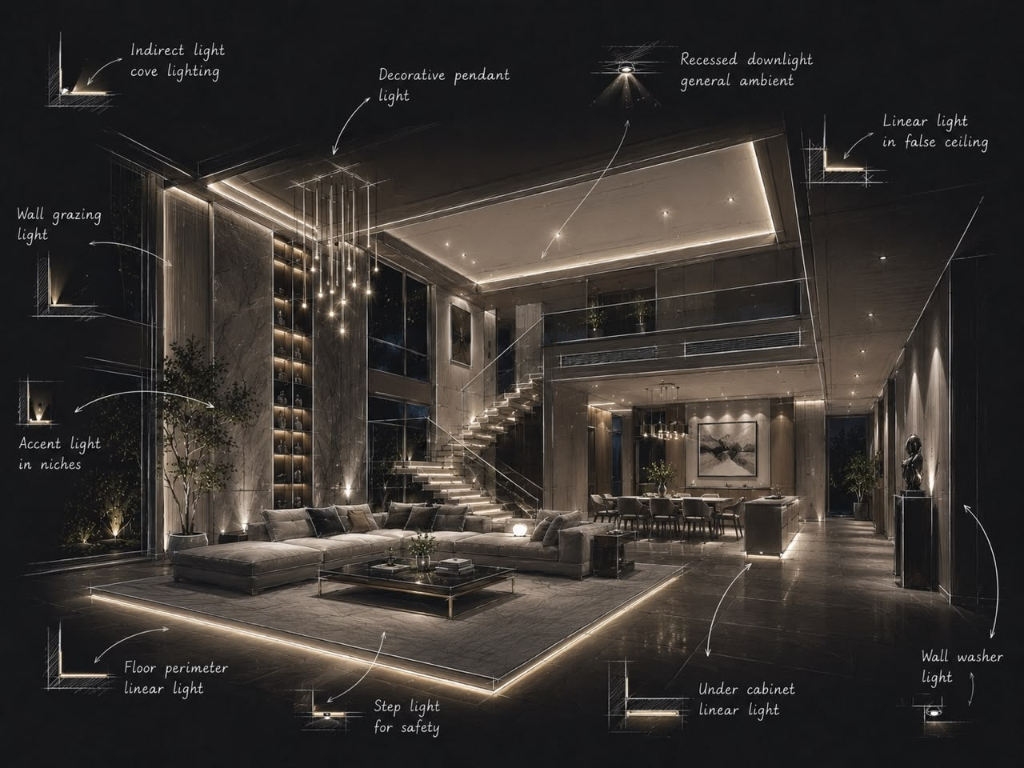
#> input picture public/about-hero-bg.jpg, 1024 x 768 px, given in place of media__1782800574487.png, which was not available
$ python make_transparent_smooth.py
#> lines starting #> are read from the running program, lines starting #| are printed output that depends on the picture; after the words box and inside, x2 and y2 are one past the last pixel; in counts of white or black regions, pixels touching at a corner belong together; pictures that were not available may be replaced by others from this repository, and a replacement may not be noted
from PIL import Image
import numpy as np

def make_transparent_smooth(input_path, output_path):
#> called with output_path = 'public/logo-transparent.png'
    img = Image.open(input_path).convert("RGBA")
    data = np.array(img).astype(float)

    r, g, b, a = data[:,:,0], data[:,:,1], data[:,:,2], data[:,:,3]
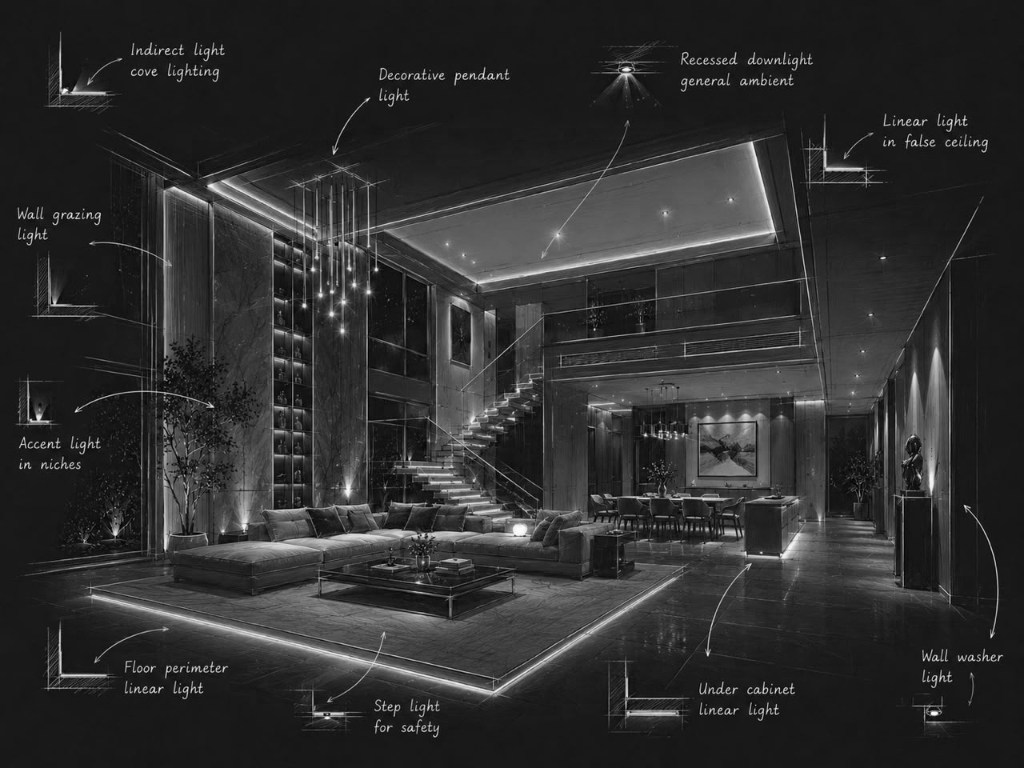
#> b: shape (768, 1024) float64; min 0, max 255, mean 46.7
#> a: shape (768, 1024) float64; every value is 255

    # Max color channel value
    max_c = np.max(data[:,:,:3], axis=2)

    # Smooth alpha transition
    # Lower bound (fully black) and upper bound (fully bright)
    lower = 15
    upper = 60

    alpha = np.clip((max_c - lower) / (upper - lower), 0, 1)
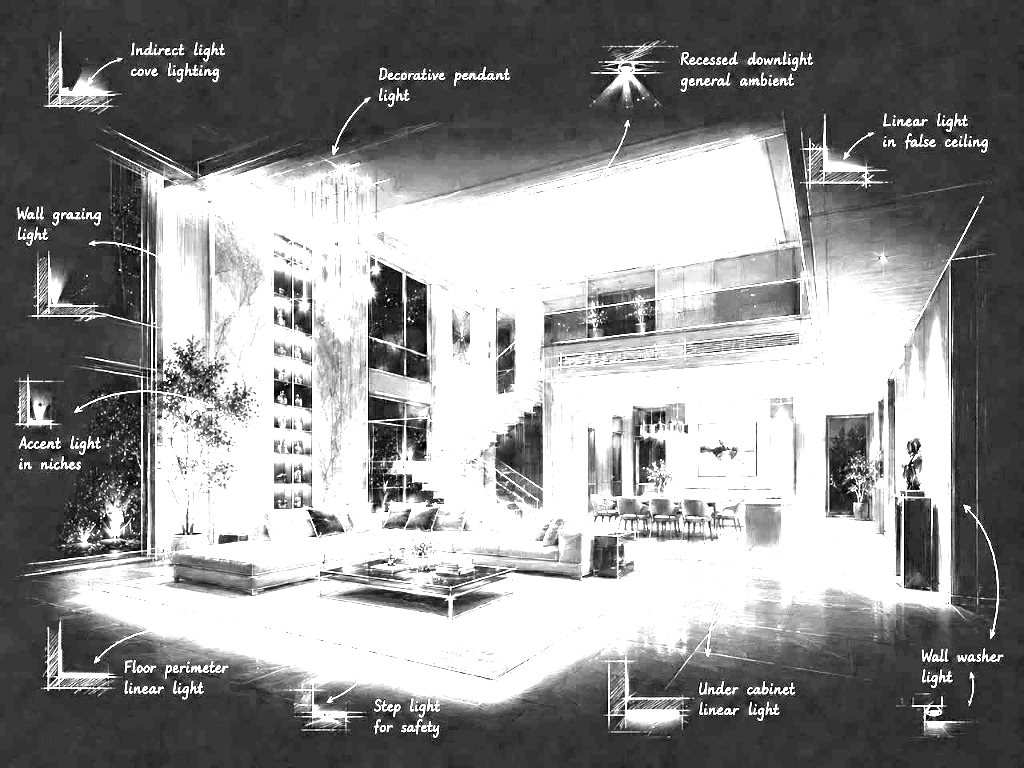
#> alpha: shape (768, 1024) float64; min 0, max 1, mean 0.569

    # To prevent dark halos, un-premultiply the RGB channels by the alpha
    # Where alpha > 0 and < 1
    mask = (alpha > 0) & (alpha < 1)
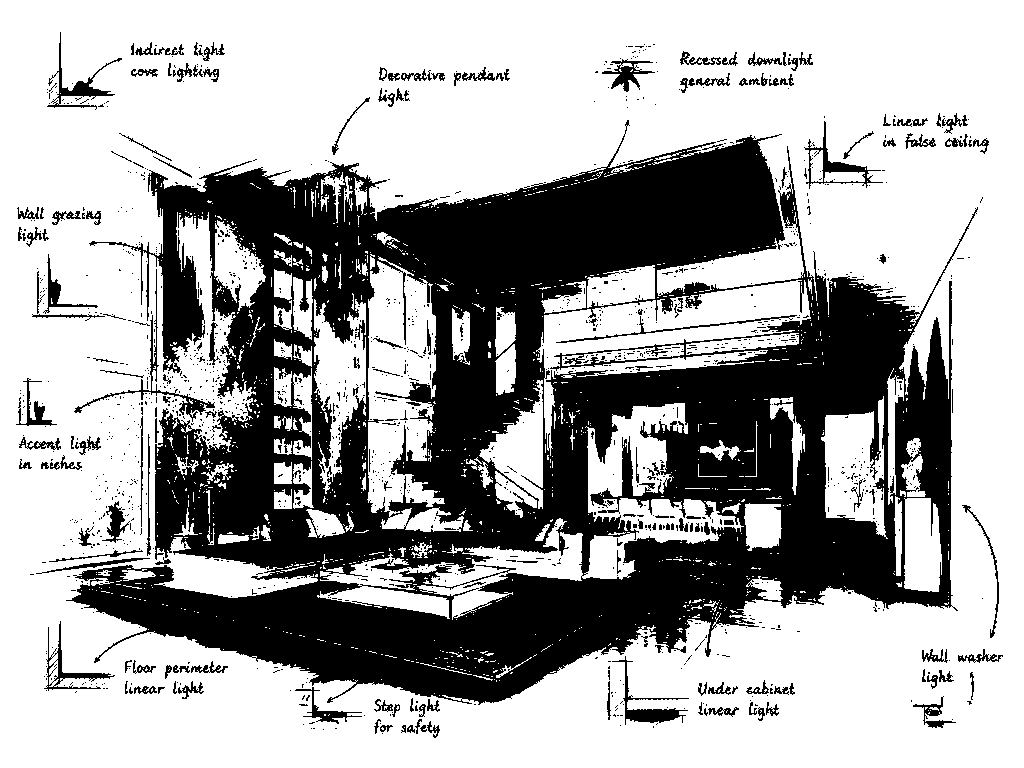
#> mask: shape (768, 1024) bool; 66% white; 1438 black regions (1255 under 20 px), largest, box (x1, y1, x2, y2) and area: (66, 120, 978, 705) 244251, (74, 269, 215, 422) 972, (612, 656, 689, 725) 918
    for c in range(3):
        data[:,:,c][mask] = np.clip(data[:,:,c][mask] / alpha[mask], 0, 255)
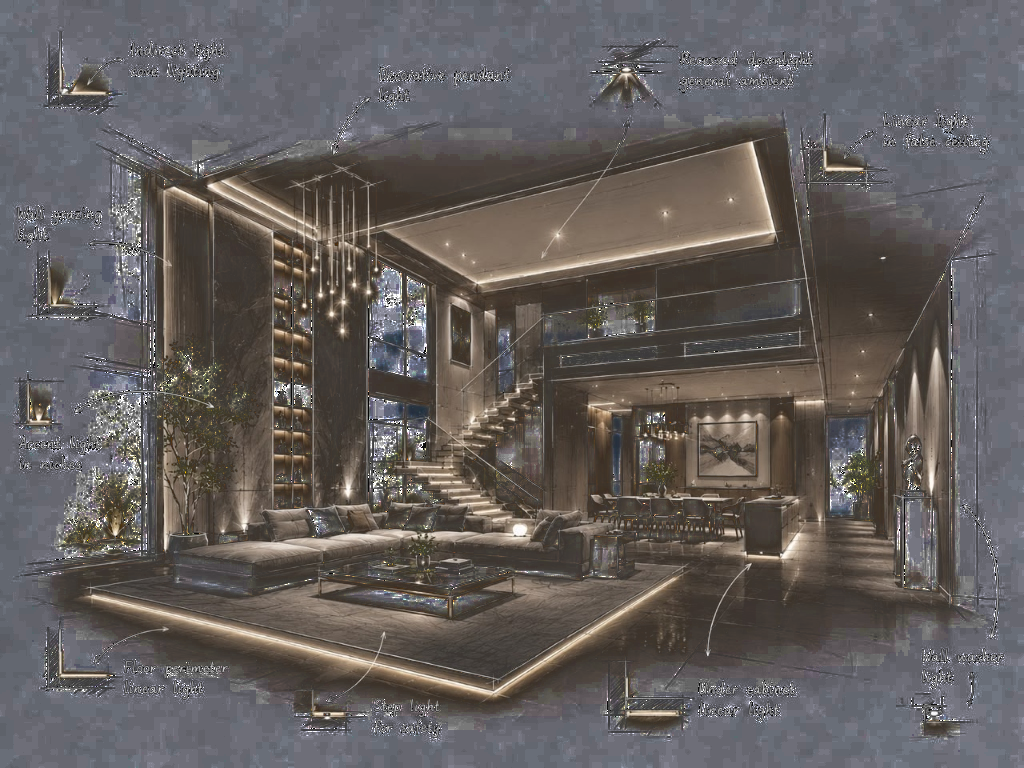
#> data: shape (768, 1024, 4) float64; mean R, G, B, A 99.6, 94.7, 93.3, 255

    data[:,:,3] = alpha * 255
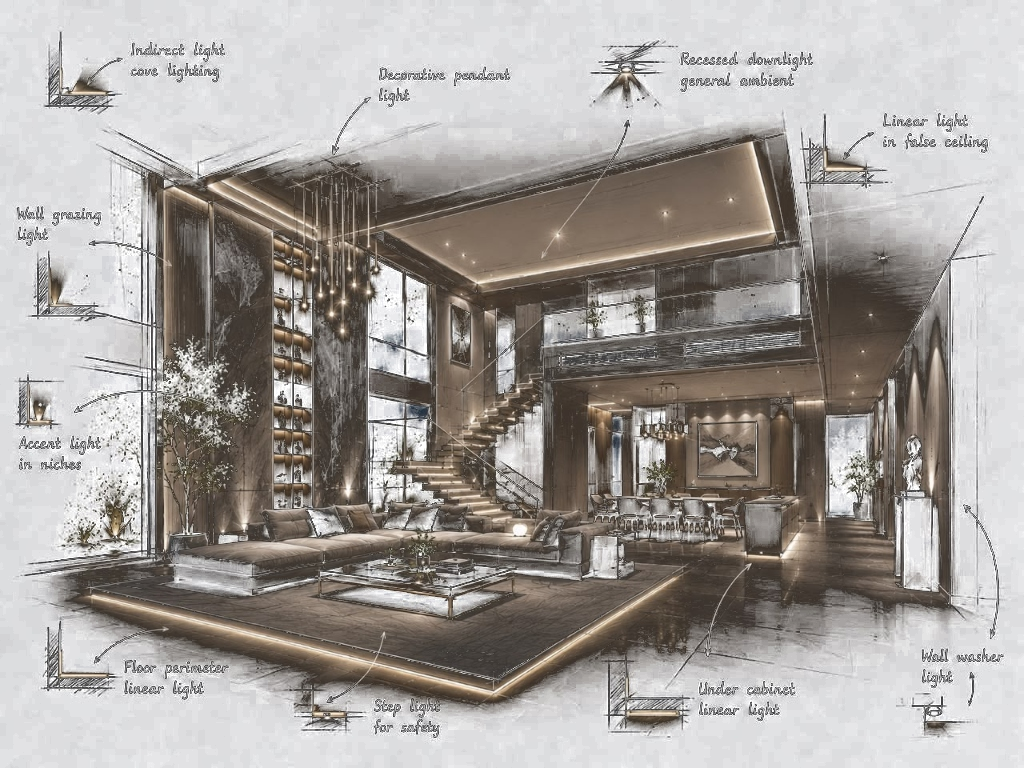
#> data: shape (768, 1024, 4) float64; mean R, G, B, A 99.6, 94.7, 93.3, 145.1; transparent parts drawn white

    out_img = Image.fromarray(np.uint8(data))

    # Now crop the transparent padding
    bbox = out_img.getbbox()
#> bbox = (0, 0, 1024, 768)
    if bbox:
        padding = 10
        min_x = max(0, bbox[0] - padding)
#> min_x = 0
        min_y = max(0, bbox[1] - padding)
#> min_y = 0
        max_x = min(out_img.width, bbox[2] + padding)
#> max_x = 1024
        max_y = min(out_img.height, bbox[3] + padding)
#> max_y = 768
        out_img = out_img.crop((min_x, min_y, max_x, max_y))

    out_img.save(output_path)
    print("Done generating sharp transparent logo!")

make_transparent_smooth("C:/Users/muhammed faris k/.gemini/antigravity-ide/brain/d8c1707e-2d9d-4406-a59d-5f5b1a3ce9b7/media__1782800574487.png", "public/logo-transparent.png")
